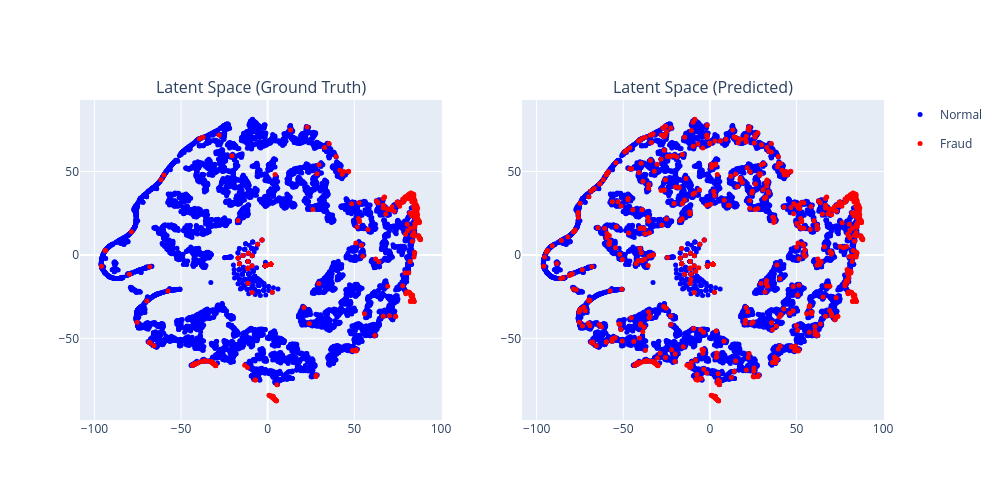

Notebook code for this chart:
### Code cell
(recon_error_all, 
 y_pred_all, 
 embeddings_all, 
 result_all_df) = run_vis_embedding_pipeline(
                            model=trained_model,
                            X_data=X_scaled_all,
                            y_data=y_all,
                            index_df=all_df,
                            hover_col="sales_id",
                            threshold=chosen_threshold,
                            experiment_name="ae_all_1",
                            plot_type="2d"  # "2d", "3d", or "both"
                            )

### Figure 1 — Plotly figure (JSON) as saved in the notebook; plotly's stock layout.template omitted (floating-point values rounded to 4 significant figures; data arrays with more than 128 entries replaced by an {"elided": "..."} marker saying what was removed)
{"data": [{"hoverinfo": "text+name", "hovertext": {"elided": "9526 str values"}, "legendgroup": "Normal", "marker": {"color": "blue", "size": 5}, "mode": "markers", "name": "Normal", "showlegend": true, "type": "scatter", "x": {"elided": "9526 float values"}, "xaxis": "x", "y": {"elided": "9526 float values"}, "yaxis": "y"}, {"hoverinfo": "text+name", "hovertext": {"elided": "474 str values"}, "legendgroup": "Fraud", "marker": {"color": "red", "size": 5}, "mode": "markers", "name": "Fraud", "showlegend": true, "type": "scatter", "x": {"elided": "474 float values"}, "xaxis": "x", "y": {"elided": "474 float values"}, "yaxis": "y"}, {"hoverinfo": "text+name", "hovertext": {"elided": "9049 str values"}, "legendgroup": "Normal", "marker": {"color": "blue", "size": 5}, "mode": "markers", "name": "Normal", "showlegend": false, "type": "scatter", "x": {"elided": "9049 float values"}, "xaxis": "x2", "y": {"elided": "9049 float values"}, "yaxis": "y2"}, {"hoverinfo": "text+name", "hovertext": {"elided": "951 str values"}, "legendgroup": "Fraud", "marker": {"color": "red", "size": 5}, "mode": "markers", "name": "Fraud", "showlegend": false, "type": "scatter", "x": {"elided": "951 float values"}, "xaxis": "x2", "y": {"elided": "951 float values"}, "yaxis": "y2"}], "layout": {"annotations": [{"font": {"size": 16}, "showarrow": false, "text": "Latent Space (Ground Truth)", "x": 0.225, "xanchor": "center", "xref": "paper", "y": 1, "yanchor": "bottom", "yref": "paper"}, {"font": {"size": 16}, "showarrow": false, "text": "Latent Space (Predicted)", "x": 0.775, "xanchor": "center", "xref": "paper", "y": 1, "yanchor": "bottom", "yref": "paper"}], "height": 500, "width": 1000, "xaxis": {"anchor": "y", "domain": [0, 0.45]}, "xaxis2": {"anchor": "y2", "domain": [0.55, 1]}, "yaxis": {"anchor": "x", "domain": [0, 1]}, "yaxis2": {"anchor": "x2", "domain": [0, 1]}}}
